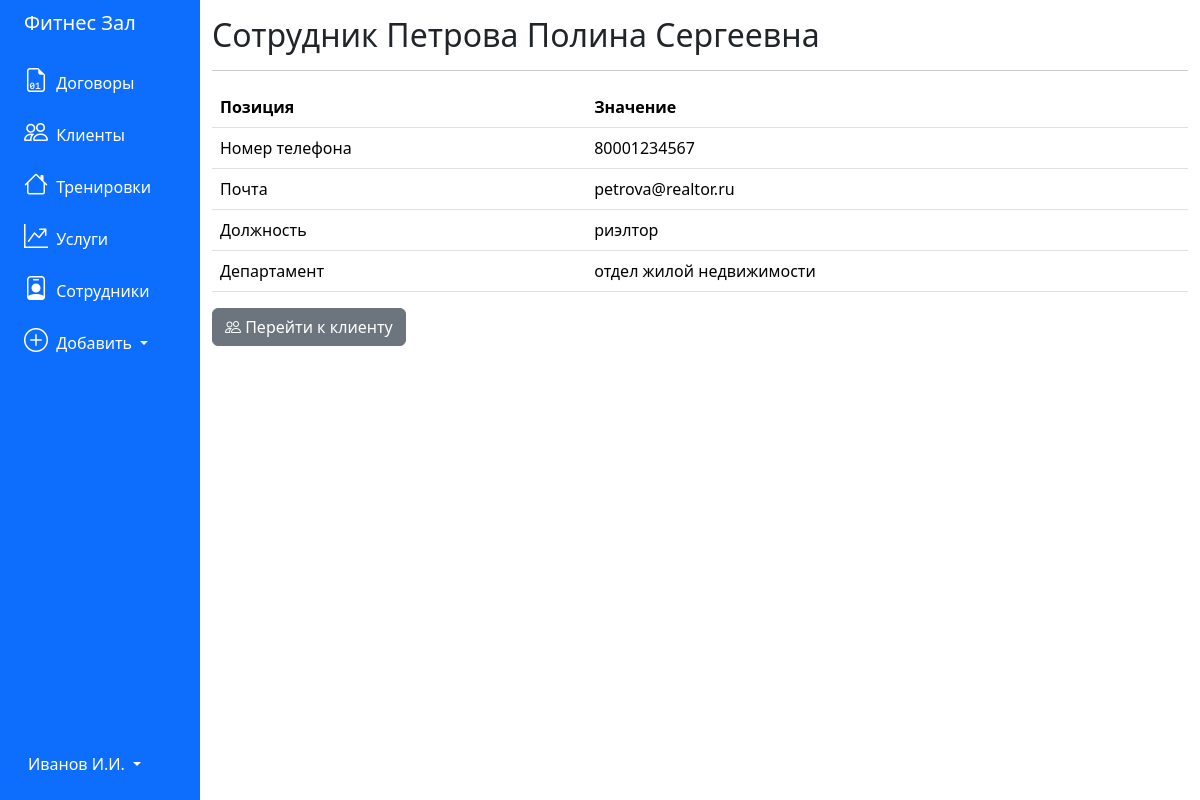
Before: /employee/1 with the older database file.
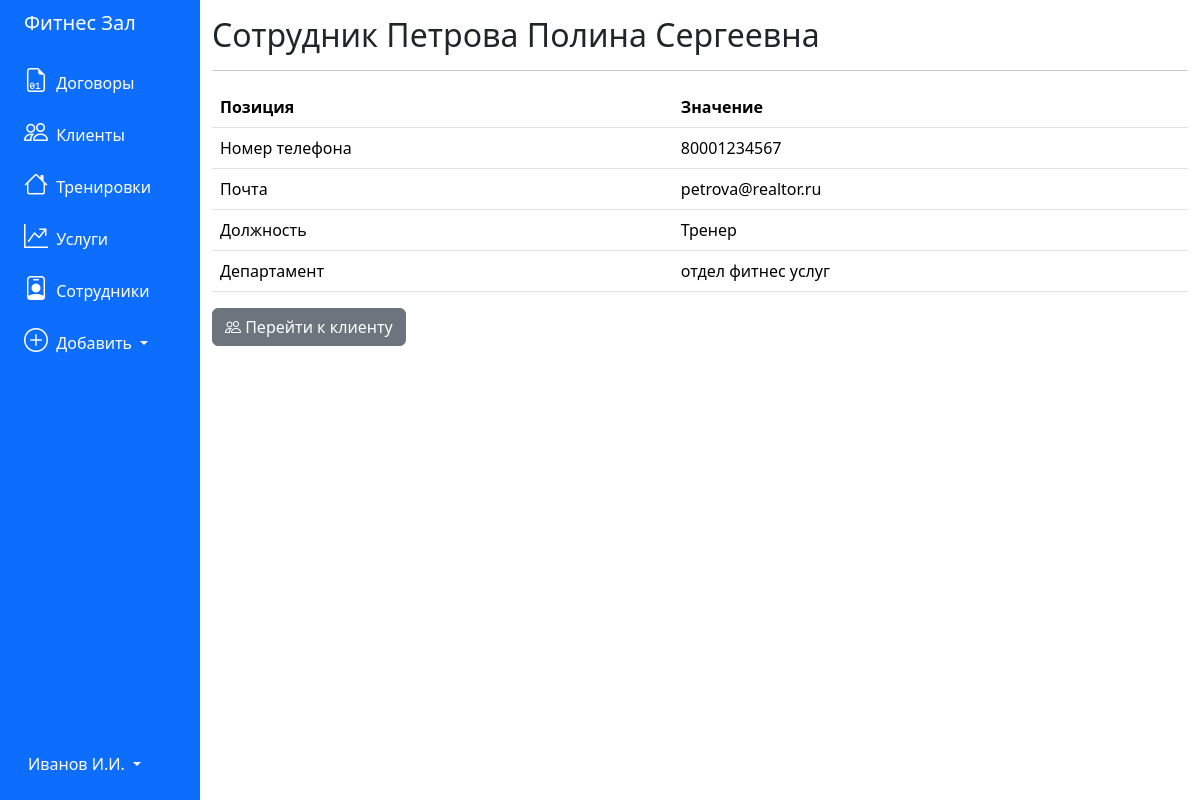
After: the same page with the newer database file.
### tables this page shows
CREATE TABLE 'employees' (
	"id_employee" INTEGER PRIMARY KEY AUTOINCREMENT,
	'name' TEXT,
	'email' TEXT,
	'phone_number' TEXT,
	'position' TEXT,
	'department' TEXT,
	'chief_id' INTEGER
);

### app.py (the view)
@app.route('/employee/<int:employee_id>')
def employee(employee_id):
    pos = get_employee(employee_id)
    return render_template('employee.html', employee=pos)

### app.py (called while the page is built)
def get_db_connection():
    conn = sqlite3.connect('../pythonProject4/database.db')
    conn.row_factory = sqlite3.Row
    return conn

def get_employee(item_id):
    conn = get_db_connection()
    item = conn.execute("""SELECT * FROM employees WHERE id_employee = ?""", (item_id,)).fetchone()
    conn.close()
    if item is None:
        abort(404)
    return item

### templates/employee.html
{% extends 'base.html' %}
{% block content %}
<h2>{% block title %} Сотрудник  {{ employee['name'] }} {% endblock %}</h2>
<hr>
<table class="table">
    <thead>
        <tr>
            <th scope="col">Позиция</th>
            <th scope="col">Значение</th>
        </tr>
    </thead>
    <tbody>
        <tr>
            <td>Номер телефона</th>
            <td>{{ employee['phone_number'] }} </th>
        </tr>
        <tr>
            <td>Почта</th>
            <td>{{ employee['email'] }} </th>
        </tr>
        <tr>
            <td>Должность</th>
            <td>{{ employee['position'] }} </th>
        </tr>
         <tr>
            <td>Департамент</th>
            <td>{{ employee['department'] }} </th>
        </tr>
    </tbody>
</table>
<div class="row">
    <div class="col-auto">
        <a href="/clients">
            <button type="submit" class="btn btn-secondary"><i class="bi-people"></i> Перейти к клиенту</button>
        </a>
    </div>
</div>
{% endblock %}

Changed rows visible on the page:
changed employees "Петрова Полина Сергеевна": position "риэлтор" → "Тренер"; department "отдел жилой недвижимости" → "отдел фитнес услуг"
